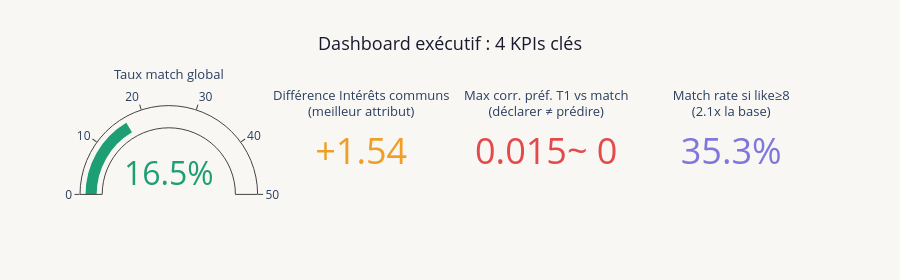
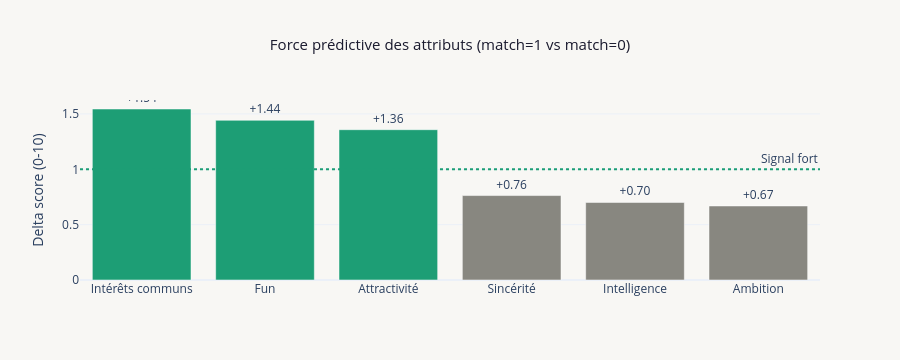

Notebook cell for these charts, in order:
### Code cell
# =============================================================================
# DASHBOARD EXÉCUTIF
# =============================================================================
print("\n" + "─" * 65)
print("DASHBOARD EXÉCUTIF")
print("─" * 65)
 
 
best_attr   = max(deltas, key=deltas.get)
best_delta  = deltas[best_attr]
max_t1_corr = max(abs(df[p].corr(df["match"])) for p in PREF_COLS)
like8_rate  = df[df["like"]>=8]["match"].mean() * 100
 
# 4 KPI indicators
fig_v1 = go.Figure()
kpis = [
    {"mode":"gauge+number","value":match_rate,
     "title":{"text":"Taux match global","font":{"size":13}},
     "number":{"suffix":"%","font":{"size":32,"color":C["match"]}},
     "gauge":{"axis":{"range":[0,50]},"bar":{"color":C["match"]}},
     "domain":{"x":[0.0,0.24],"y":[0.0,1.0]}},
    {"mode":"number","value":best_delta,
     "title":{"text":f"Différence {ATTR6_FR[ATTR6.index(best_attr)]}<br>(meilleur attribut)","font":{"size":13}},
     "number":{"prefix":"+","valueformat":".2f","font":{"size":36,"color":C["amber"]}},
     "domain":{"x":[0.26,0.50],"y":[0.0,1.0]}},
    {"mode":"number","value":max_t1_corr,
     "title":{"text":"Max corr. préf. T1 vs match<br>(déclarer ≠ prédire)","font":{"size":13}},
     "number":{"suffix":"~ 0","valueformat":".3f","font":{"size":36,"color":C["no_match"]}},
     "domain":{"x":[0.52,0.74],"y":[0.0,1.0]}},
    {"mode":"number","value":like8_rate,
     "title":{"text":"Match rate si like≥8<br>(2.1x la base)","font":{"size":13}},
     "number":{"suffix":"%","valueformat":".1f","font":{"size":36,"color":C["purple"]}},
     "domain":{"x":[0.76,1.0],"y":[0.0,1.0]}},
]
for kpi in kpis:
    fig_v1.add_trace(go.Indicator(**kpi))
fig_v1.update_layout(
    title={"text":"Dashboard exécutif : 4 KPIs clés",
           "font":{"size":18,"color":C["dark"]},"x":0.5,"xanchor":"center"},
    height=280, paper_bgcolor=C["light_bg"],
)
fig_v1.show()
 
# Barre delta attributs
attrs_sorted = sorted(ATTR6, key=lambda c: deltas[c], reverse=True)
delta_colors_v1 = [C["match"] if deltas[c]>=1.3 else C["amber"] if deltas[c]>=0.9
                   else C["neutral"] for c in attrs_sorted]

fig_v1b = go.Figure(go.Bar(
    x=[ATTR6_FR[ATTR6.index(c)] for c in attrs_sorted],
    y=[deltas[c] for c in attrs_sorted],
    marker_color=delta_colors_v1,
    text=[f"+{deltas[c]:.2f}" for c in attrs_sorted],
    textposition="outside",
))
fig_v1b.add_hline(y=1.0, line_dash="dot", line_color=C["match"],
    annotation_text="Signal fort")
fig_v1b.update_layout(
    title={"text":"Force prédictive des attributs (match=1 vs match=0)",
           "font":{"size":15,"color":C["dark"]},"x":0.5,"xanchor":"center"},
    yaxis_title="Delta score (0-10)", height=360,
    plot_bgcolor=C["light_bg"], paper_bgcolor=C["light_bg"], showlegend=False,
)
fig_v1b.show()

### Figure 1 — Plotly figure (JSON) as saved in the notebook; plotly's stock layout.template omitted (floating-point values rounded to 4 significant figures)
{"data": [{"domain": {"x": [0, 0.24], "y": [0, 1]}, "gauge": {"axis": {"range": [0, 50]}, "bar": {"color": "#1D9E75"}}, "mode": "gauge+number", "number": {"font": {"color": "#1D9E75", "size": 32}, "suffix": "%"}, "title": {"font": {"size": 13}, "text": "Taux match global"}, "type": "indicator", "value": 16.47}, {"domain": {"x": [0.26, 0.5], "y": [0, 1]}, "mode": "number", "number": {"font": {"color": "#EF9F27", "size": 36}, "prefix": "+", "valueformat": ".2f"}, "title": {"font": {"size": 13}, "text": "Différence Intérêts communs<br>(meilleur attribut)"}, "type": "indicator", "value": 1.545}, {"domain": {"x": [0.52, 0.74], "y": [0, 1]}, "mode": "number", "number": {"font": {"color": "#E24B4A", "size": 36}, "suffix": "~ 0", "valueformat": ".3f"}, "title": {"font": {"size": 13}, "text": "Max corr. préf. T1 vs match<br>(déclarer ≠ prédire)"}, "type": "indicator", "value": 0.01472}, {"domain": {"x": [0.76, 1], "y": [0, 1]}, "mode": "number", "number": {"font": {"color": "#7F77DD", "size": 36}, "suffix": "%", "valueformat": ".1f"}, "title": {"font": {"size": 13}, "text": "Match rate si like≥8<br>(2.1x la base)"}, "type": "indicator", "value": 35.3}], "layout": {"height": 280, "paper_bgcolor": "#F8F7F4", "title": {"font": {"color": "#1A1A2E", "size": 18}, "text": "Dashboard exécutif : 4 KPIs clés", "x": 0.5, "xanchor": "center"}}}

### Figure 2 — Plotly figure (JSON) as saved in the notebook; plotly's stock layout.template omitted (floating-point values rounded to 4 significant figures)
{"data": [{"marker": {"color": ["#1D9E75", "#1D9E75", "#1D9E75", "#888780", "#888780", "#888780"]}, "text": ["+1.54", "+1.44", "+1.36", "+0.76", "+0.70", "+0.67"], "textposition": "outside", "type": "bar", "x": ["Intérêts communs", "Fun", "Attractivité", "Sincérité", "Intelligence", "Ambition"], "y": [1.545, 1.443, 1.358, 0.763, 0.701, 0.669]}], "layout": {"annotations": [{"showarrow": false, "text": "Signal fort", "x": 1, "xanchor": "right", "xref": "x domain", "y": 1, "yanchor": "bottom", "yref": "y"}], "height": 360, "paper_bgcolor": "#F8F7F4", "plot_bgcolor": "#F8F7F4", "shapes": [{"line": {"color": "#1D9E75", "dash": "dot"}, "type": "line", "x0": 0, "x1": 1, "xref": "x domain", "y0": 1, "y1": 1, "yref": "y"}], "showlegend": false, "title": {"font": {"color": "#1A1A2E", "size": 15}, "text": "Force prédictive des attributs (match=1 vs match=0)", "x": 0.5, "xanchor": "center"}, "yaxis": {"title": {"text": "Delta score (0-10)"}}}}
